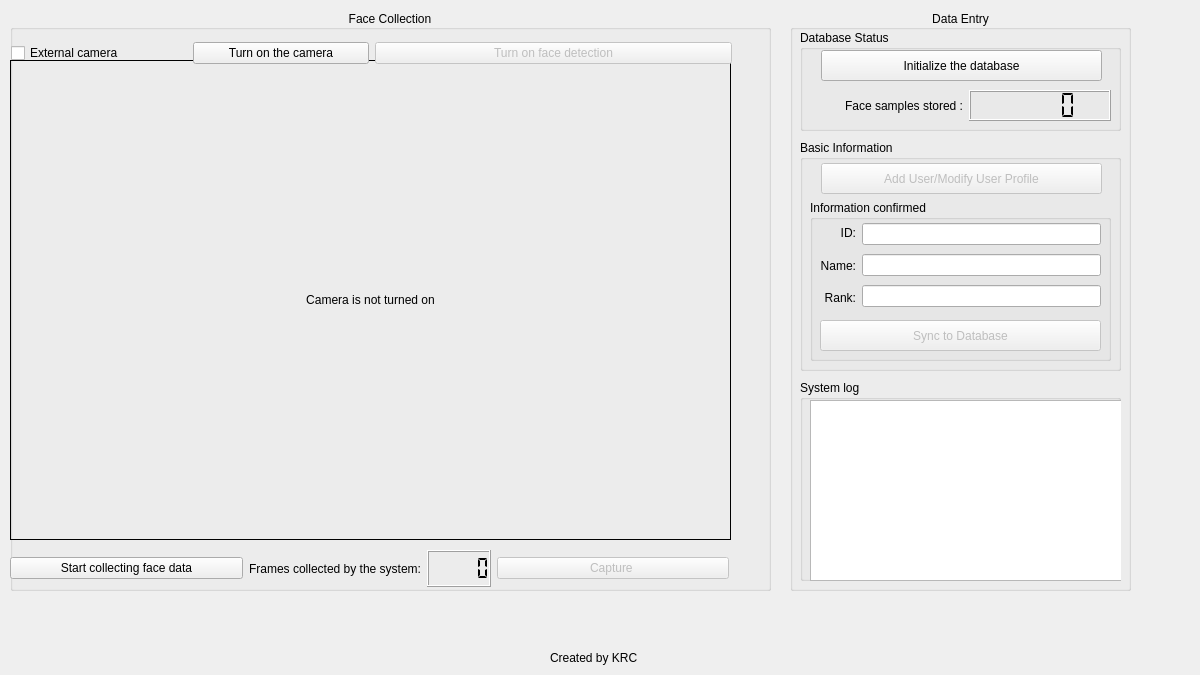
<?xml version="1.0" encoding="UTF-8"?>
<ui version="4.0">
 <class>dataRecordUI</class>
 <widget class="QWidget" name="dataRecordUI">
  <property name="geometry">
   <rect>
    <x>0</x>
    <y>0</y>
    <width>1200</width>
    <height>675</height>
   </rect>
  </property>
  <property name="minimumSize">
   <size>
    <width>1200</width>
    <height>675</height>
   </size>
  </property>
  <property name="maximumSize">
   <size>
    <width>1200</width>
    <height>675</height>
   </size>
  </property>
  <property name="windowTitle">
   <string>OpenCV Face Recognition System - DataRecord</string>
  </property>
  <widget class="QGroupBox" name="faceRecordGroupBox">
   <property name="geometry">
    <rect>
     <x>10</x>
     <y>10</y>
     <width>761</width>
     <height>581</height>
    </rect>
   </property>
   <property name="title">
    <string>Face Collection</string>
   </property>
   <property name="alignment">
    <set>Qt::AlignCenter</set>
   </property>
   <property name="flat">
    <bool>false</bool>
   </property>
   <widget class="QLabel" name="faceDetectCaptureLabel">
    <property name="geometry">
     <rect>
      <x>0</x>
      <y>50</y>
      <width>721</width>
      <height>480</height>
     </rect>
    </property>
    <property name="frameShape">
     <enum>QFrame::Box</enum>
    </property>
    <property name="text">
     <string>&lt;html&gt;&lt;head/&gt;&lt;body&gt;&lt;p&gt;Camera is not turned on&lt;/p&gt;&lt;/body&gt;&lt;/html&gt;</string>
    </property>
    <property name="alignment">
     <set>Qt::AlignCenter</set>
    </property>
   </widget>
   <widget class="QWidget" name="layoutWidget_2">
    <property name="geometry">
     <rect>
      <x>0</x>
      <y>540</y>
      <width>719</width>
      <height>37</height>
     </rect>
    </property>
    <layout class="QHBoxLayout" name="faceRecordHorizontalLayout">
     <item>
      <widget class="QPushButton" name="startFaceRecordButton">
       <property name="enabled">
        <bool>true</bool>
       </property>
       <property name="text">
        <string>Start collecting face data</string>
       </property>
      </widget>
     </item>
     <item>
      <layout class="QHBoxLayout" name="faceRecordCountHorizontalLayout">
       <item>
        <widget class="QLabel" name="faceRecordCountLabel">
         <property name="text">
          <string>Frames collected by the system:</string>
         </property>
         <property name="alignment">
          <set>Qt::AlignRight|Qt::AlignTrailing|Qt::AlignVCenter</set>
         </property>
        </widget>
       </item>
       <item>
        <widget class="QLCDNumber" name="faceRecordCountLcdNum">
         <property name="segmentStyle">
          <enum>QLCDNumber::Flat</enum>
         </property>
        </widget>
       </item>
      </layout>
     </item>
     <item>
      <widget class="QPushButton" name="enableFaceRecordButton">
       <property name="enabled">
        <bool>false</bool>
       </property>
       <property name="text">
        <string>Capture </string>
       </property>
      </widget>
     </item>
    </layout>
   </widget>
   <widget class="QWidget" name="layoutWidget">
    <property name="geometry">
     <rect>
      <x>1</x>
      <y>21</y>
      <width>721</width>
      <height>44</height>
     </rect>
    </property>
    <layout class="QHBoxLayout" name="controlHorizontalLayout">
     <item>
      <layout class="QHBoxLayout" name="webcamHorizontalLayout">
       <item>
        <widget class="QCheckBox" name="useExternalCameraCheckBox">
         <property name="text">
          <string>External camera</string>
         </property>
        </widget>
       </item>
       <item>
        <widget class="QPushButton" name="startWebcamButton">
         <property name="text">
          <string>Turn on the camera</string>
         </property>
        </widget>
       </item>
      </layout>
     </item>
     <item>
      <widget class="QPushButton" name="enableFaceDetectButton">
       <property name="enabled">
        <bool>false</bool>
       </property>
       <property name="text">
        <string>Turn on face detection</string>
       </property>
      </widget>
     </item>
    </layout>
   </widget>
   <zorder>layoutWidget_2</zorder>
   <zorder>faceDetectCaptureLabel</zorder>
   <zorder>layoutWidget</zorder>
  </widget>
  <widget class="QGroupBox" name="dataGroupBox">
   <property name="geometry">
    <rect>
     <x>790</x>
     <y>10</y>
     <width>341</width>
     <height>581</height>
    </rect>
   </property>
   <property name="title">
    <string>Data Entry</string>
   </property>
   <property name="alignment">
    <set>Qt::AlignCenter</set>
   </property>
   <widget class="QGroupBox" name="userInfoGroupBox">
    <property name="geometry">
     <rect>
      <x>10</x>
      <y>130</y>
      <width>321</width>
      <height>231</height>
     </rect>
    </property>
    <property name="title">
     <string>Basic Information</string>
    </property>
    <widget class="QGroupBox" name="infoConfirmGroupBox">
     <property name="geometry">
      <rect>
       <x>10</x>
       <y>60</y>
       <width>301</width>
       <height>161</height>
      </rect>
     </property>
     <property name="title">
      <string>Information confirmed</string>
     </property>
     <widget class="QWidget" name="layoutWidget_3">
      <property name="geometry">
       <rect>
        <x>10</x>
        <y>20</y>
        <width>281</width>
        <height>91</height>
       </rect>
      </property>
      <layout class="QHBoxLayout" name="infoConfirmHorizontalLayout">
       <item>
        <layout class="QVBoxLayout" name="keyVerticalLayout">
         <item>
          <widget class="QLabel" name="stuIDLabel">
           <property name="frameShape">
            <enum>QFrame::NoFrame</enum>
           </property>
           <property name="text">
            <string>ID:</string>
           </property>
           <property name="alignment">
            <set>Qt::AlignRight|Qt::AlignTrailing|Qt::AlignVCenter</set>
           </property>
          </widget>
         </item>
         <item>
          <widget class="QLabel" name="cnNameLabel">
           <property name="frameShape">
            <enum>QFrame::NoFrame</enum>
           </property>
           <property name="text">
            <string>Name:</string>
           </property>
           <property name="alignment">
            <set>Qt::AlignRight|Qt::AlignTrailing|Qt::AlignVCenter</set>
           </property>
          </widget>
         </item>
         <item>
          <widget class="QLabel" name="enNameLabel">
           <property name="frameShape">
            <enum>QFrame::NoFrame</enum>
           </property>
           <property name="text">
            <string>Rank:</string>
           </property>
           <property name="alignment">
            <set>Qt::AlignRight|Qt::AlignTrailing|Qt::AlignVCenter</set>
           </property>
          </widget>
         </item>
        </layout>
       </item>
       <item>
        <layout class="QVBoxLayout" name="valueVerticalLayout">
         <item>
          <widget class="QLineEdit" name="stuIDLineEdit">
           <property name="focusPolicy">
            <enum>Qt::StrongFocus</enum>
           </property>
           <property name="readOnly">
            <bool>true</bool>
           </property>
          </widget>
         </item>
         <item>
          <widget class="QLineEdit" name="cnNameLineEdit">
           <property name="focusPolicy">
            <enum>Qt::StrongFocus</enum>
           </property>
           <property name="readOnly">
            <bool>true</bool>
           </property>
          </widget>
         </item>
         <item>
          <widget class="QLineEdit" name="enNameLineEdit">
           <property name="focusPolicy">
            <enum>Qt::StrongFocus</enum>
           </property>
           <property name="readOnly">
            <bool>true</bool>
           </property>
          </widget>
         </item>
        </layout>
       </item>
      </layout>
     </widget>
     <widget class="QPushButton" name="migrateToDbButton">
      <property name="enabled">
       <bool>false</bool>
      </property>
      <property name="geometry">
       <rect>
        <x>10</x>
        <y>120</y>
        <width>281</width>
        <height>31</height>
       </rect>
      </property>
      <property name="text">
       <string>Sync to Database</string>
      </property>
      <property name="autoDefault">
       <bool>false</bool>
      </property>
     </widget>
    </widget>
    <widget class="QPushButton" name="addOrUpdateUserInfoButton">
     <property name="enabled">
      <bool>false</bool>
     </property>
     <property name="geometry">
      <rect>
       <x>21</x>
       <y>23</y>
       <width>281</width>
       <height>31</height>
      </rect>
     </property>
     <property name="text">
      <string>Add User/Modify User Profile</string>
     </property>
     <property name="autoDefault">
      <bool>false</bool>
     </property>
    </widget>
   </widget>
   <widget class="QGroupBox" name="logGroupBox">
    <property name="geometry">
     <rect>
      <x>10</x>
      <y>370</y>
      <width>321</width>
      <height>201</height>
     </rect>
    </property>
    <property name="title">
     <string>System log</string>
    </property>
    <widget class="QTextEdit" name="logTextEdit">
     <property name="geometry">
      <rect>
       <x>10</x>
       <y>20</y>
       <width>321</width>
       <height>181</height>
      </rect>
     </property>
    </widget>
   </widget>
   <widget class="QGroupBox" name="dbGroupBox">
    <property name="geometry">
     <rect>
      <x>10</x>
      <y>20</y>
      <width>321</width>
      <height>101</height>
     </rect>
    </property>
    <property name="title">
     <string>Database Status</string>
    </property>
    <widget class="QWidget" name="layoutWidget_4">
     <property name="geometry">
      <rect>
       <x>20</x>
       <y>60</y>
       <width>291</width>
       <height>31</height>
      </rect>
     </property>
     <layout class="QHBoxLayout" name="dbUserCountHorizontalLayout">
      <item>
       <widget class="QLabel" name="dbUserCountLabel">
        <property name="text">
         <string>Face samples stored :</string>
        </property>
        <property name="alignment">
         <set>Qt::AlignRight|Qt::AlignTrailing|Qt::AlignVCenter</set>
        </property>
       </widget>
      </item>
      <item>
       <widget class="QLCDNumber" name="dbUserCountLcdNum">
        <property name="segmentStyle">
         <enum>QLCDNumber::Flat</enum>
        </property>
       </widget>
      </item>
     </layout>
    </widget>
    <widget class="QPushButton" name="initDbButton">
     <property name="geometry">
      <rect>
       <x>21</x>
       <y>20</y>
       <width>281</width>
       <height>31</height>
      </rect>
     </property>
     <property name="text">
      <string>Initialize the database</string>
     </property>
    </widget>
   </widget>
  </widget>
  <widget class="QLabel" name="label">
   <property name="geometry">
    <rect>
     <x>550</x>
     <y>650</y>
     <width>101</width>
     <height>16</height>
    </rect>
   </property>
   <property name="text">
    <string>Created by KRC</string>
   </property>
  </widget>
 </widget>
 <resources/>
 <connections/>
</ui>
